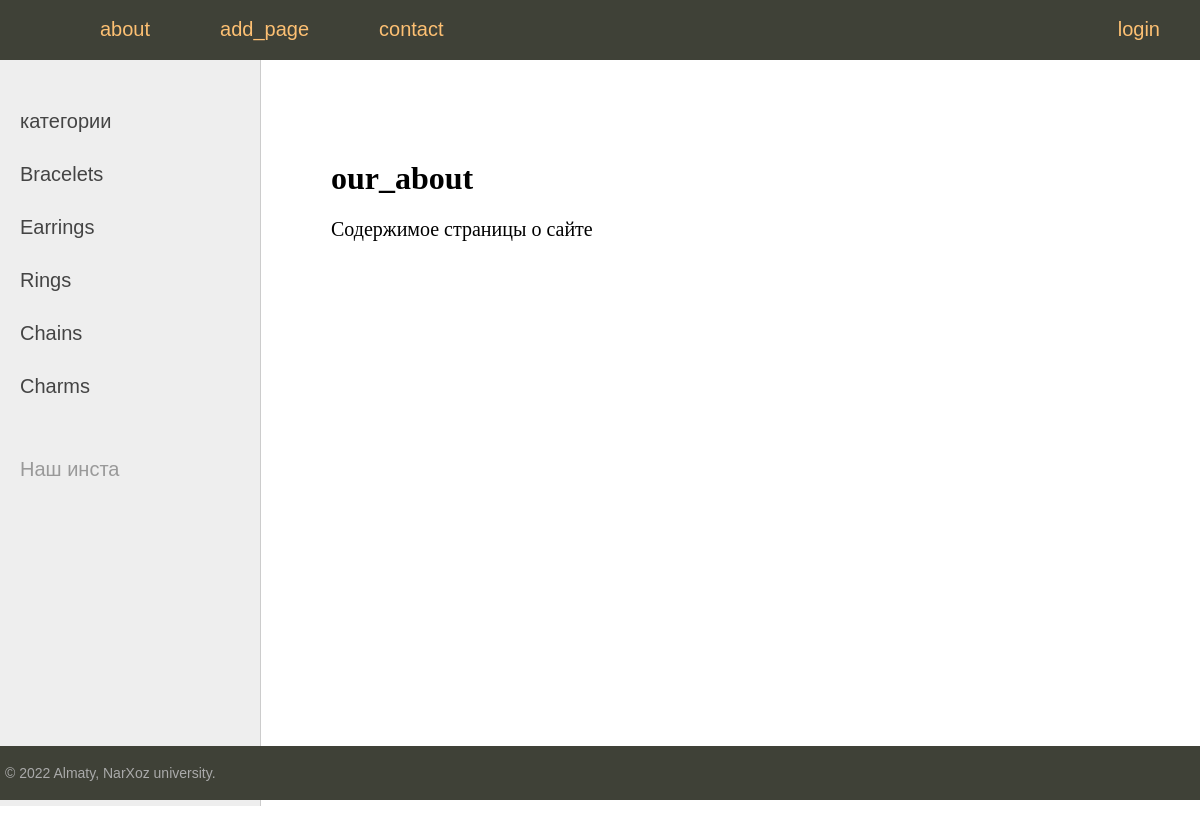
The page /about/ on the database its author committed.
### aigerim/models.py (models this page shows, shortened)
class Category(models.Model):
    title = models.CharField(max_length=100, db_index=True, verbose_name="Категории")
    slug = models.SlugField(max_length=255, unique=True, db_index=True, verbose_name="URL")
    def get_absolute_url(self):
        return reverse('category', kwargs={'cat_slug': self.slug})
    class Meta:
        verbose_name = 'Категория'
        verbose_name_plural = 'Категории'
        ordering = ['id']

### aigerim/views.py (the view)
# urls.py: path('about/', about, name='about'),
def about(request): #HttpRequest
    return render(request, 'aigerim/about.html', {'menu': menu, 'title': "our_about"})

### aigerim/templatetags/aigerim_tags.py (called while the page is built)
@register.inclusion_tag('aigerim/list_categories.html')
def show_categories(sort=None, cat_selected=0):
    if not sort:
        cats = Category.objects.all()
    else:
        cats = Category.objects.order_by(sort)
    return {"cats": cats, "cat_selected": cat_selected}

### aigerim/templates/aigerim/about.html
{% extends 'aigerim/base.html' %}
{% block content %}
<h1>{{title}}</h1>
<p>Содержимое страницы о сайте</p>
{% endblock %}

### aigerim/templates/aigerim/list_categories.html
{% for c in cats %}
	{% if c.pk == cat_selected %}
		<li class="selected">{{c.title}}</li>
	{% else %}
		<li><a href="{{ c.get_absolute_url }}">{{c.title}}</a></li>
	{% endif %}
{% endfor %}

### aigerim/static/aigerim/css/style.css (style rules this page uses)
html, body { font-family: 'Arial'; margin: 0; padding: 0; height: 100%; width: 100%; color: #444; }
a { color: #ff4da6; text-decoration: none; }
.left-chapters ul li { margin: 30px 0 0 0; color: #999; }
.left-chapters ul li a { color: #444; text-decoration: none; }
.content-text h1 { font-size: 32px; }

### rows shown on the page
Category: title "Bracelets"
Category: title "Earrings"
Category: title "Rings"
Category: title "Chains"
Category: title "Charms"

### other values the page prints
{{ a.url_name }} "about" "add_page" "contact"
{{ a.url_name }} "login"
{{ title }} "our_about"
